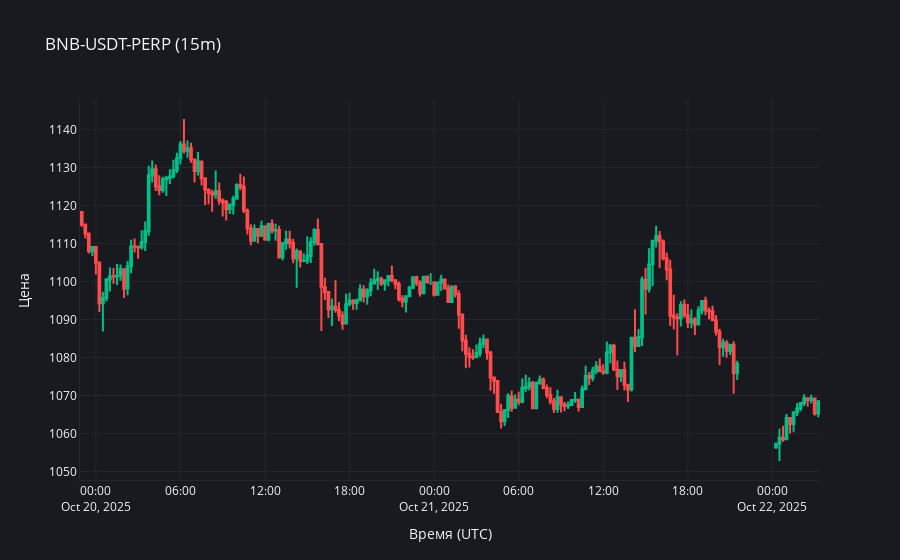

The cell this chart's notebook holds for it:
### Code cell
# Пример: последние 100 свечей из материализованной витрины
show_recent_chart(
    table_name='candles_15m',
    exchange='BINANCE_FUTURES',
    symbol='BNB-USDT-PERP',
    interval=None,
    limit=200,
    client_kwargs=CLIENT_KWARGS,
)

### Figure 1 — Plotly figure (JSON) as saved in the notebook; plotly's stock layout.template omitted (floating-point values rounded to 4 significant figures; data arrays with more than 128 entries replaced by an {"elided": "..."} marker saying what was removed)
{"data": [{"close": {"elided": "200 float values"}, "decreasing": {"fillcolor": "#FF4B4B", "line": {"color": "#FF4B4B"}}, "high": {"elided": "200 float values"}, "increasing": {"fillcolor": "#00C087", "line": {"color": "#00C087"}}, "low": {"elided": "200 float values"}, "name": "OHLC", "open": {"elided": "200 float values"}, "type": "candlestick", "x": {"elided": "200 str values"}}], "layout": {"hovermode": "x unified", "paper_bgcolor": "#181A20", "plot_bgcolor": "#181A20", "title": {"text": "BNB-USDT-PERP (15m)"}, "xaxis": {"gridcolor": "#23272F", "linecolor": "#23272F", "rangeslider": {"visible": false}, "showline": true, "title": {"text": "Время (UTC)"}}, "yaxis": {"gridcolor": "#23272F", "linecolor": "#23272F", "showline": true, "title": {"text": "Цена"}}}}
